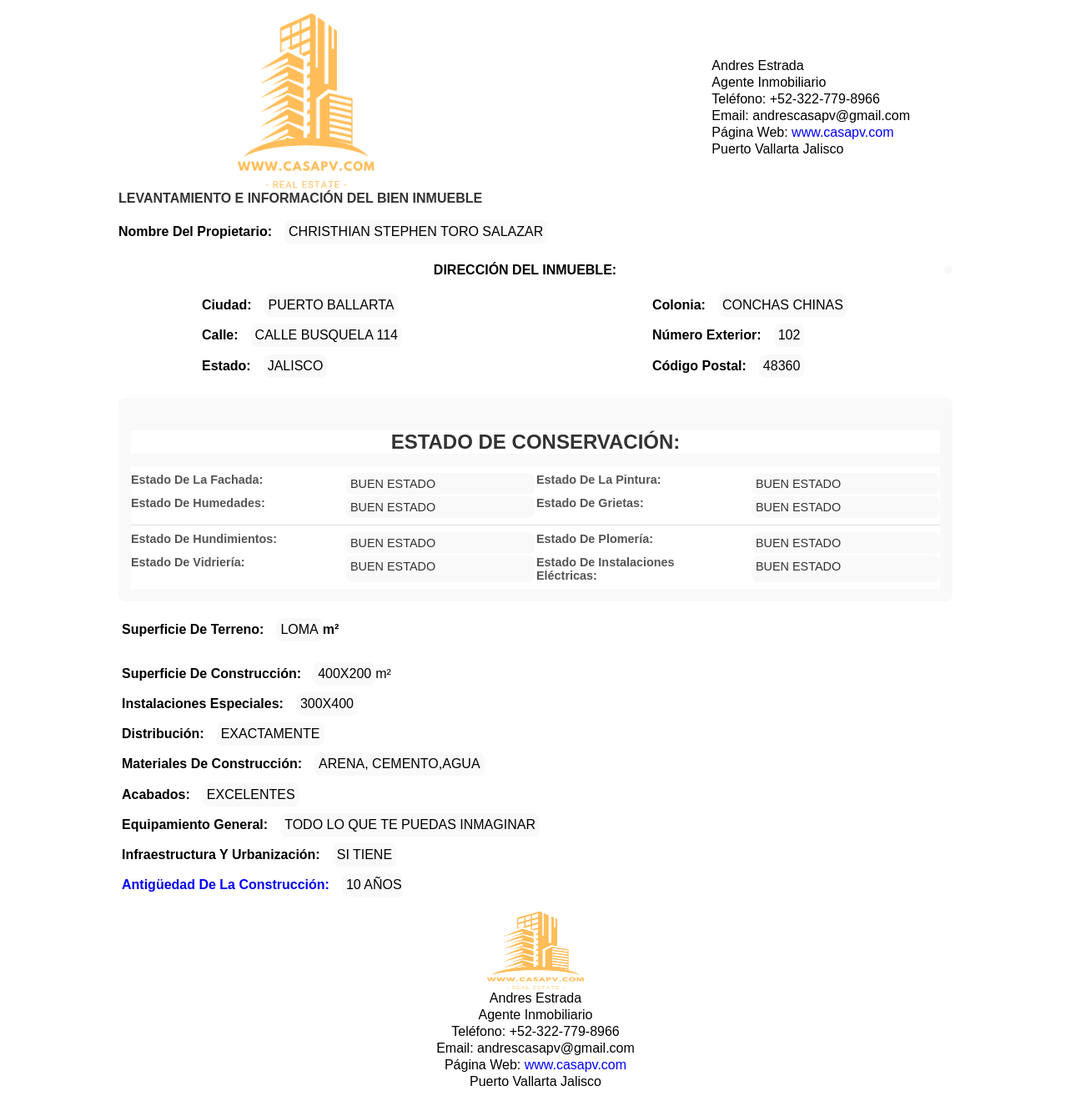
The app's page /lista_levantamientos/ with its own data.
### andresapp/models.py (models this page shows, shortened)
class InfoExtra(models.Model):
    logo_agente=models.ImageField(upload_to='andresapp/agentes', null=True, blank=True)
    nombre_agente=models.CharField(max_length=255, blank=True, null=True)
    cargo_en_la_agencia=models.CharField(max_length=255, blank=True, null=True)
    telefono_agente=models.CharField(max_length=255, blank=True, null=True)
    email_agente=models.CharField(max_length=255, blank=True, null=True)
    pagina_web=models.CharField(max_length=255, blank=True, null=True)
    ciudad_y_estado=models.CharField(max_length=255, blank=True, null=True)
    nombre_del_propietario = models.CharField(max_length=500,blank=True, null=True)
    ciudad= models.CharField(max_length=500,blank=True, null=True)
    colonia= models.CharField(max_length=500,blank=True, null=True)
    calle= models.CharField(max_length=500,blank=True, null=True)
    exterior= models.CharField(max_length=500,blank=True, null=True)
    estado= models.CharField(max_length=500,blank=True, null=True)
    cp= models.CharField(max_length=500,blank=True, null=True)
    estado_de_conservacion = models.CharField(max_length=500,blank=True, null=True)
    fachada=models.CharField(max_length=500,blank=True, null=True)
    pintura=models.CharField(max_length=500,blank=True, null=True)
    humedades=models.CharField(max_length=500,blank=True, null=True)
    grietas=models.CharField(max_length=500,blank=True, null=True)
    undimientos=models.CharField(max_length=500,blank=True, null=True)
    plomeria=models.CharField(max_length=500,blank=True, null=True)
    vidrieria=models.CharField(max_length=500,blank=True, null=True)
    instalaciones_electricas=models.CharField(max_length=500,blank=True, null=True)
    superficie_de_terreno = models.CharField(max_length=500)
    superficie_de_construccion = models.CharField(max_length=500,blank=True, null=True)
    instalaciones_especiales = models.CharField(max_length=500)
    distribucion = models.CharField(max_length=500,blank=True, null=True)
    materiales_de_construccion = models.CharField(max_length=500,blank=True, null=True)
    acabados = models.CharField(max_length=500,blank=True, null=True)
    equipamiento_general = models.CharField(max_length=500,blank=True, null=True)
    infraestructura_y_urbanizacion = models.CharField(max_length=500,blank=True, null=True)
    antiguedad_de_la_construccion = models.CharField(max_length=500,blank=True, null=True)
    class Meta:
        verbose_name = 'Levantamiento'
        verbose_name_plural = 'Levantamientos'

### andresapp/views.py (the view)
# urls.py: path('lista_levantamientos/', views.list_info_extra, name='lista_levantamientos'),
def list_info_extra(request):
    info_list = InfoExtra.objects.all()  # Retrieve all InfoExtra instances
    return render(request, 'lista_levantamientos.html', {'info_list': info_list})

### andresapp/templates/lista_levantamientos.html (shortened to what this page needs)
<!DOCTYPE html>
<html lang="es">
<head>
</head>
<body>
    <div class="container">
        <header>
            {% for info in info_list %}
            {% if info.logo_agente %}
                    <img src="{{ info.logo_agente.url }}" alt="foto anegte">
                {%endif%}
                <div class="header-text">
                    <p>{{info.nombre_agente}}</p>
                    <p>{{info.cargo_en_la_agencia}}</p>
                    <p>Teléfono: {{info.telefono_agente}}</p>
                    <p>Email: {{info.email_agente}}</p>
                    <p>Página Web: <a style="color:blue;" href="http://{{ficha.pagina_web}}">{{info.pagina_web}}</a></p>
                    <p>{{info.ciudad_y_estado}}</p>
            </div>
        </header>
        <section>
            <h2>LEVANTAMIENTO E INFORMACIÓN DEL BIEN INMUEBLE</h2>
            <div class="grid-container">
                <div class="data-row grid-item" style="grid-column: span 2; text-align: center;">
                    <strong>Nombre del propietario:</strong>
                    <span>{{ info.nombre_del_propietario }}</span>
                </div>
                <div class="data-row no-border" style="grid-column: span 2;">
                    <strong style="display: block; margin: 0 auto; text-align: center;">DIRECCIÓN DEL INMUEBLE:</strong>
                    <span>{{ info.direccion_del_inmueble }}</span>
                </div>
                <div class="address-grid">
                    <div class="data-row grid-item margin-left">
                        <strong>Ciudad:</strong>
                        <span>{{ info.ciudad }}</span>
                    </div>
                    <div class="data-row grid-item centrar">
                        <strong>Colonia:</strong>
                        <span>{{ info.colonia }}</span>
                    </div>
                    <div class="data-row grid-item margin-left">
                        <strong>Calle:</strong>
                        <span>{{ info.calle }}</span>
                    </div>
                    <div class="data-row grid-item centrar">
                        <strong>Número exterior:</strong>
                        <span>{{ info.exterior }}</span>
                    </div>
                    <div class="data-row grid-item margin-left">
                        <strong>Estado:</strong>
                        <span>{{ info.estado }}</span>
                    </div>
                    <div class="data-row grid-item centrar">
                        <strong>Código Postal:</strong>
                        <span>{{ info.cp }}</span>
                    </div>
                </div>
            </div>
            <div class="estado-conservacion">
                <h3 class="titulo">Estado de conservación:</h3>
                <div class="grid-diferente">
                    <strong class="label">Estado de la fachada:</strong>
                    <span class="valor">{{ info.fachada }}</span>
                    <strong class="label">Estado de la pintura:</strong>
                    <span class="valor">{{ info.pintura }}</span>
                    <strong class="label">Estado de humedades:</strong>
                    <span class="valor">{{ info.humedades }}</span>
                    <strong class="label">Estado de grietas:</strong>
                    <span class="valor">{{ info.grietas }}</span>
                </div>
                <div class="grid-diferente">
                    <strong class="label">Estado de hundimientos:</strong>
                    <span class="valor">{{ info.undimientos }}</span>
                    <strong class="label">Estado de plomería:</strong>
                    <span class="valor">{{ info.plomeria }}</span>
                    <strong class="label">Estado de vidriería:</strong>
                    <span class="valor">{{ info.vidrieria }}</span>
                    <strong class="label">Estado de instalaciones eléctricas:</strong>
                    <span class="valor">{{ info.instalaciones_electricas }}</span>
                </div>
            </div>
                <div class="stacked-data">
                    <div class="data-row grid-item">
                        <strong>Superficie de terreno:</strong>
                        <span>{{ info.superficie_de_terreno }}</span><h4>m²</h4>
                    </div>
                    <div class="data-row grid-item">
                        <strong>Superficie de construcción:</strong>
                        <span>{{ info.superficie_de_construccion }}</span></h4>m²</h4>
                    </div>
                    <div class="data-row grid-item">
                        <strong>Instalaciones especiales:</strong>
                        <span>{{ info.instalaciones_especiales }}</span>
                    </div>
                    <div class="data-row grid-item">
                        <strong>Distribución:</strong>
                        <span>{{ info.distribucion }}</span>
                    </div>
                    <div class="data-row grid-item">
                        <strong>Materiales de construcción:</strong>
                        <span>{{ info.materiales_de_construccion }}</span>
                    </div>
                    <div class="data-row grid-item">
                        <strong>Acabados:</strong>
                        <span>{{ info.acabados }}</span>
                    </div>
                    <div class="data-row grid-item">
                        <strong>Equipamiento general:</strong>
                        <span>{{ info.equipamiento_general }}</span>
                    </div>
                    <div class="data-row grid-item">
                        <strong>Infraestructura y urbanización:</strong>
                        <span>{{ info.infraestructura_y_urbanizacion }}</span>
                    </div>
                    <div class="data-row grid-item">
                        <strong><a href="{% url 'editar_levantamientos' info.pk %}" >Antigüedad de la construcción:</a></strong>
                        <span>{{ info.antiguedad_de_la_construccion }}</span>
                    </div>
                </div>
            </div>
        <footer>
            {% if info.logo_agente%}
            <img src="{{ info.logo_agente.url }}" alt="foto anegte">
            {%endif%}
            <div class="footer-overlay">
                <p>{{info.nombre_agente}}</p>
                    <p>{{info.cargo_en_la_agencia}}</p>
                    <p>Teléfono: {{info.telefono_agente}}</p>
                    <p>Email: {{info.email_agente}}</p>
                    <p>Página Web: <a style="color:blue;" href="http://{{ficha.pagina_web}}">{{info.pagina_web}}</a></p>
                    <p>{{info.ciudad_y_estado}}</p>
                    {% endfor %}
            </div>
        </footer>
</body>
</html>

### andresapp/templates/lista_levantamientos.html (style rules this page uses)
* { background-color: white; box-sizing: inline-box; }
body { font-family: Arial, sans-serif; margin: 0; padding: 20px; background-color: white; }
.container { width: 1000px; margin: auto; padding: 20px; }
header { display: flex; height: 178.5px; justify-content: space-between; align-items: center; margin-bottom: 10px; }
header img { width: 45%; }
.header-text { margin-right: 51px; }
.header-text p { margin: 2px 0; }
h1, h2 { color: #333; font-family: Verdana, sans-serif; }
h2 { font-size: 16px; display: flex; margin-top: 10px; }
.data-row { display: flex; align-items: center; margin-bottom: 4.25px; margin-top: 8px; }
a { text-decoration: none; }
span { margin-left: 15px; text-transform: uppercase; border-radius: 8px; padding: 5px; background-color: #f9f9f9; }
strong { text-transform:capitalize; }
.no-border { border: none; text-align: center; margin: 0; }
.grid-container { display: grid; grid-template-columns: repeat(2, 1fr); gap: 15px; margin-bottom: 10px; }
footer { position: relative; text-align: center; height: 178.5px; margin-top:40px; font-family: Verdana, sans-serif; }
footer img { width: 320px; height: 200px; margin-top:-97px; }
.footer-overlay { position: absolute; bottom: 0; left: 50%; transform: translateX(-50%); background-color: rgba(255, 255, 255, 0.338); padding: 10px; width: 90%; text-align: center; }
.footer-overlay p { margin: 2px 0; }
.stacked-data { display: flex; flex-direction: column; align-items: flex-start; margin-left: 4px; width: 100%; }
.address-grid { display: grid; grid-template-columns: repeat(2, 1fr); gap: -20px; margin-bottom: 10px; }
.address-grid .data-row { display: flex; justify-content: space-between; align-items: center; }
.grid-item span { display:flex; margin:auto; margin-left:15px; }
.data-row { margin-top:4px; }
.centrar { margin-left:300px; width:100%; }
.margin-left { margin-left:100px; }
.estado-conservacion { font-family: 'Arial', sans-serif; padding: 15px; background-color: #f9f9f9; border-radius: 8px; max-width: 1000px; margin: 0 auto; }
.titulo { font-size: 1.5em; color: #333; margin-bottom: 15px; text-align: center; text-transform: uppercase; font-weight: bold; }
.grid-diferente { display: grid; grid-template-columns: repeat(4, 1fr); gap: 2px; padding: 8px 0; border-bottom: 1px solid #ddd; }
.label { font-size: 0.9em; color: #555; font-weight: bold; display: block; }
.valor { font-size: 0.9em; color: #333; font-weight: normal; }
.grid-diferente:last-child { border-bottom: none; }
.grid-container span { text-wrap:nowrap; }

### records on screen
InfoExtra: logo_agente (picture), nombre_agente "Andres Estrada", cargo_en_la_agencia "Agente Inmobiliario", telefono_agente "+52-322-779-8966", email_agente "andrescasapv@gmail.com", pagina_web "www.casapv.com", ciudad_y_estado "Puerto Vallarta Jalisco", nombre_del_propietario "CHRISTHIAN STEPHEN TORO SALAZAR", ciudad "PUERTO BALLARTA", colonia "CONCHAS CHINAS", calle "CALLE BUSQUELA 114", exterior "102", estado "JALISCO", cp "48360", fachada "BUEN ESTADO", pintura "BUEN ESTADO", humedades "BUEN ESTADO", grietas "BUEN ESTADO", undimientos "BUEN ESTADO", plomeria "BUEN ESTADO", vidrieria "BUEN ESTADO", instalaciones_electricas "BUEN ESTADO", superficie_de_terreno "LOMA", superficie_de_construccion "400X200", instalaciones_especiales "300X400", distribucion "EXACTAMENTE", materiales_de_construccion "ARENA, CEMENTO,AGUA", acabados "EXCELENTES", equipamiento_general "TODO LO QUE TE PUEDAS INMAGINAR", infraestructura_y_urbanizacion "SI TIENE", antiguedad_de_la_construccion "10 AÑOS"
